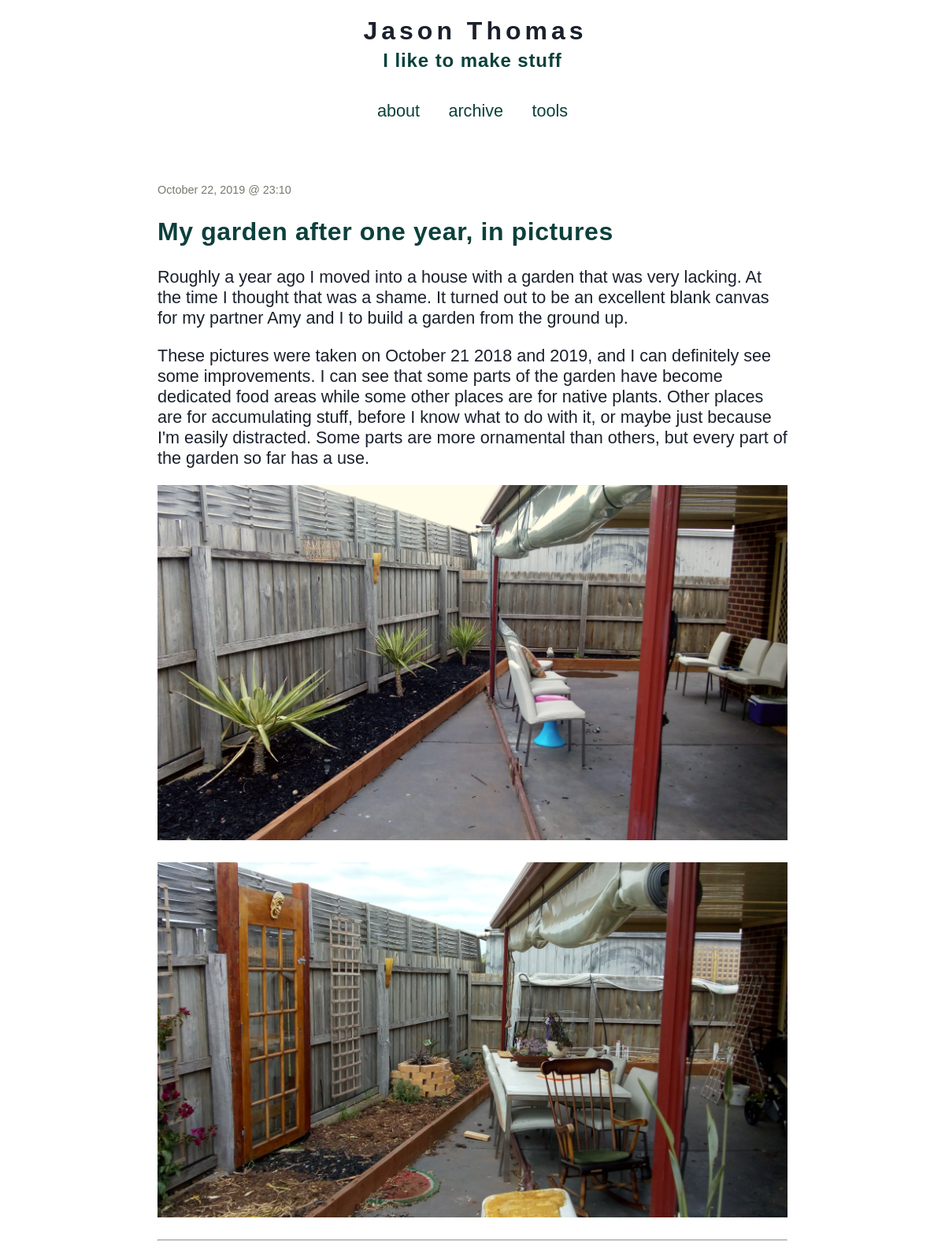
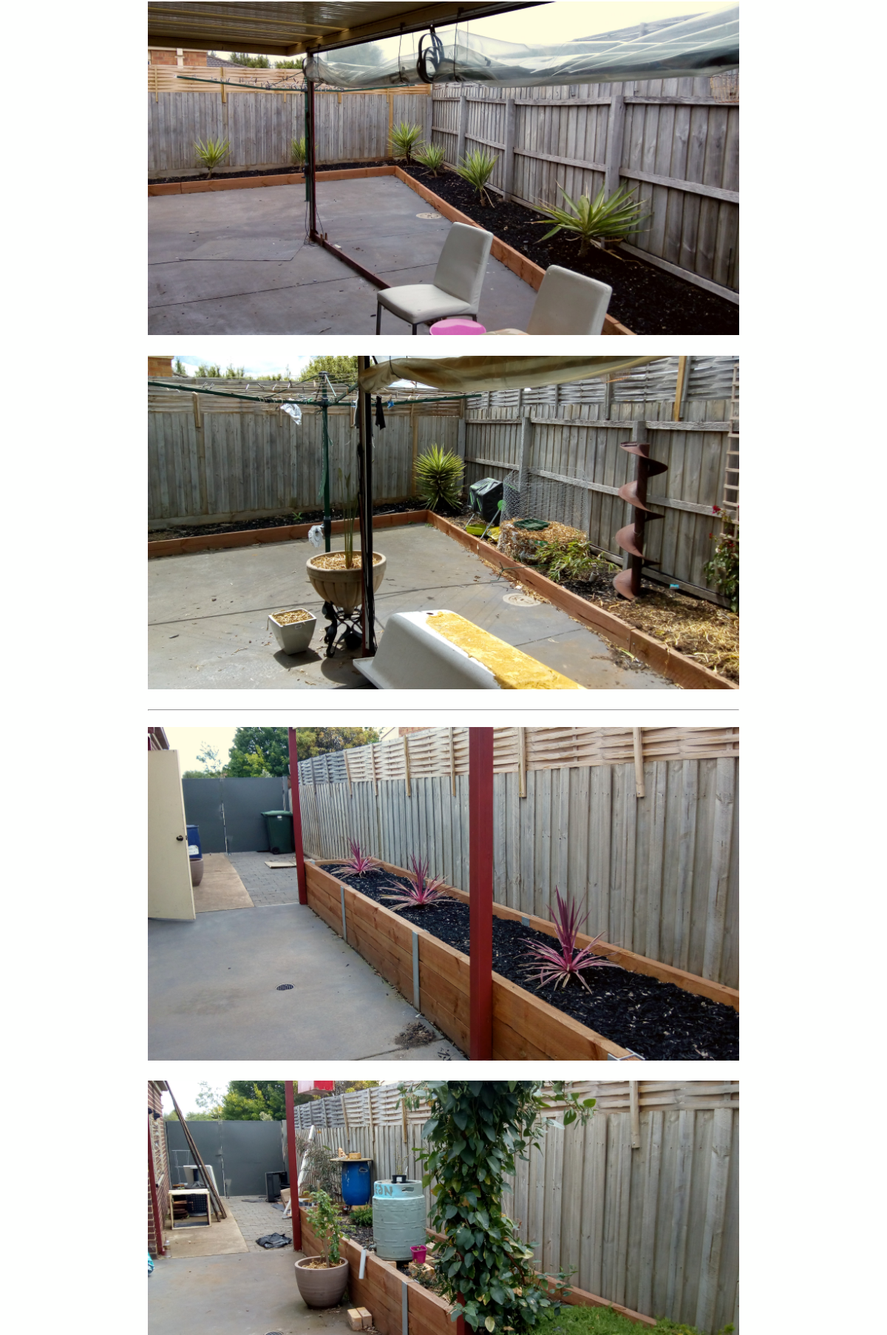
The page /post?postNum=16 (upper part) on the database its author committed (2 pictures, top to bottom).
### tables this page shows
CREATE TABLE entries (
  id integer primary key autoincrement,
  entryDate date not null,
  title text not null,
  text text not null
);

### app.py (the view)
@app.route('/post', methods=['GET','POST'])
def show_post():
    qString = request.args.get('postNum')
    global postNum
    if qString != None:
        postNum = int(qString)
    session.pop('logged_in', None)
    entries = getSqlRecords()
    return render_template('show_current.html', entries=entries, postNum=postNum)

### app.py (called while the page is built)
def connect_db():
    return sqlite3.connect(app.config['DATABASE'])

def getSqlRecords():
    cursor = g.db.execute('select title, entryDate, text from entries order by id asc')
    entries = [dict(title=row[0], date=row[1], text=row[2]) for row in cursor.fetchall()]
    return entries

@app.before_request
def before_request():
    g.db = connect_db()

@app.teardown_request
def teardown_request(exception):
    db = getattr(g, 'db', None)
    if db is not None:
        db.close()

@app.after_request
def after_request(response):
    response.headers.set('X-Content-Type-Options', 'nosniff')
    response.headers.set('X-Frame-Options', 'DENY')
    response.headers.set('X-XSS-Protection', '1; mode=block')
    response.headers.set('Strict-Transport-Security', 'max-age=63072000')
    return response

### templates/show_current.html
{% extends "layout.html" %}
{% block body %}
  {% if entries|length > 0 %}
    <p class=dateText>{{ entries[postNum].date|safe }}</p><h2>{{ entries[postNum].title }}</h2>{{ entries[postNum].text|safe }}
  {% else %}
    <em>Why not say something?</em>
  {% endif %}
{% endblock %}

### static/style.css (style rules this page uses)
a,h2,h3 { color: #0C403C; }
h1,h2,h3,h4 { letter-spacing: 0.6px; }
img { width: 100%; height: auto; }
.dateText { margin-bottom:0px; color: #7B776D; font-size:90%; }
h2 { font-size: 4.0vh; }
p, a, code, li { font-size: 2.7vh; }

### rows shown on the page
entries: entryDate "October 22, 2019 @ 23:10", title "My garden after one year, in pictures", text "Roughly a year ago I moved into a house with a garden that was very lacking. At the time I thought that was a shame. It turned out to be an excellent blank canvas for my partner Amy and I to build a garden from the ground up. These pictures were taken on October 21 2018 and 2019, and I can definitely see some improvements. I can see that some parts of the garden have become dedicated food areas while some other places are for native plants. Other places are for accumulating stuff, before I know what to do with it, or maybe just because I'm easily distracted. Some parts are more ornamental than others, but every part of the garden so far has a use.", text (picture)
